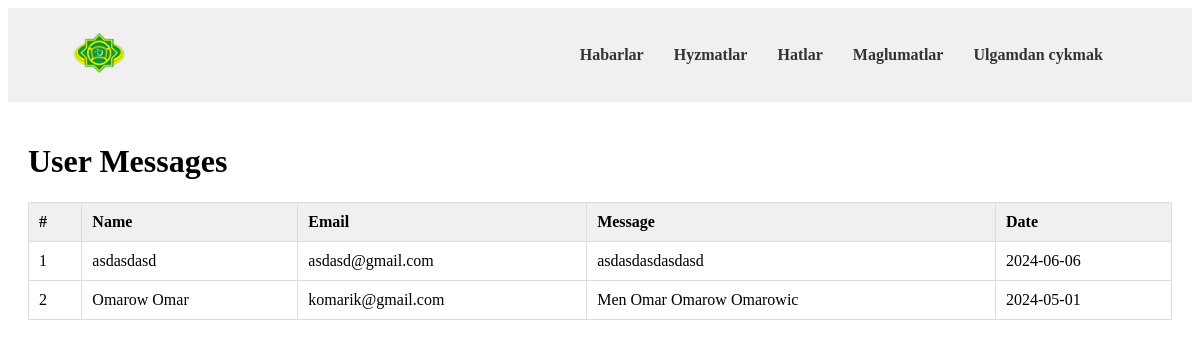
Page /dolandyryjy/admin_contact.php (signed in) on the committed database.
### tables this page shows
CREATE TABLE `contacts` (
  `contact_id` int(31) NOT NULL,
  `name` varchar(255) NOT NULL,
  `email` varchar(255) NOT NULL,
  `message` varchar(2047) NOT NULL,
  `date` date NOT NULL
);

### dolandyryjy/admin_contact.php (the view, shortened to what this page needs)
<?php
  require_once 'php/db.php';
  $sql = "SELECT * FROM contacts ORDER BY contact_id DESC";
  $messages = mysqli_query($conn, $sql);
?>
<!DOCTYPE html>
<html lang="en">
<head>
  <link rel="stylesheet" href="css/style.css">
</head>
<body>
  <?php include 'header.php'; ?>
  <main class="container">
    <h1>User Messages</h1>
    <?php if ($messages->num_rows > 0) { ?>
      <table>
        <thead>
          <tr>
            <th>#</th>
            <th>Name</th>
            <th>Email</th>
            <th>Message</th>
            <th>Date</th>
          </tr>
        </thead>
        <tbody>
        <?php $i = 1;   ?>
        <?php while ($message = mysqli_fetch_assoc($messages)) { ?>
          <tr>
            <td><?php echo $i; ?></td>
            <td><?php echo $message['name']; ?></td>
            <td><?php echo $message['email']; ?></td>
            <td><?php echo $message['message']; ?></td>
            <td><?php echo $message['date']; ?></td>
          </tr>
          <?php $i++;   ?>
        <?php } ?>
        </tbody>
      </table>
    <?php } else { ?>
      <p>No user messages found.</p>
    <?php } ?>
  </main>
</body>
</html>

### dolandyryjy/css/style.css (style rules this page uses)
table { border-collapse: collapse; width: 100%; margin: 0 auto; }
th, td { padding: 10px; border: 1px solid #ddd; text-align: left; }
th { background-color: #f0f0f0; }
main { padding: 20px; }

### rows in the picture
contacts: name "asdasdasd", email "asdasd@gmail.com", message "asdasdasdasdasd", date "2024-06-06"
contacts: name "Omarow Omar", email "komarik@gmail.com", message "Men Omar Omarow Omarowic", date "2024-05-01"
